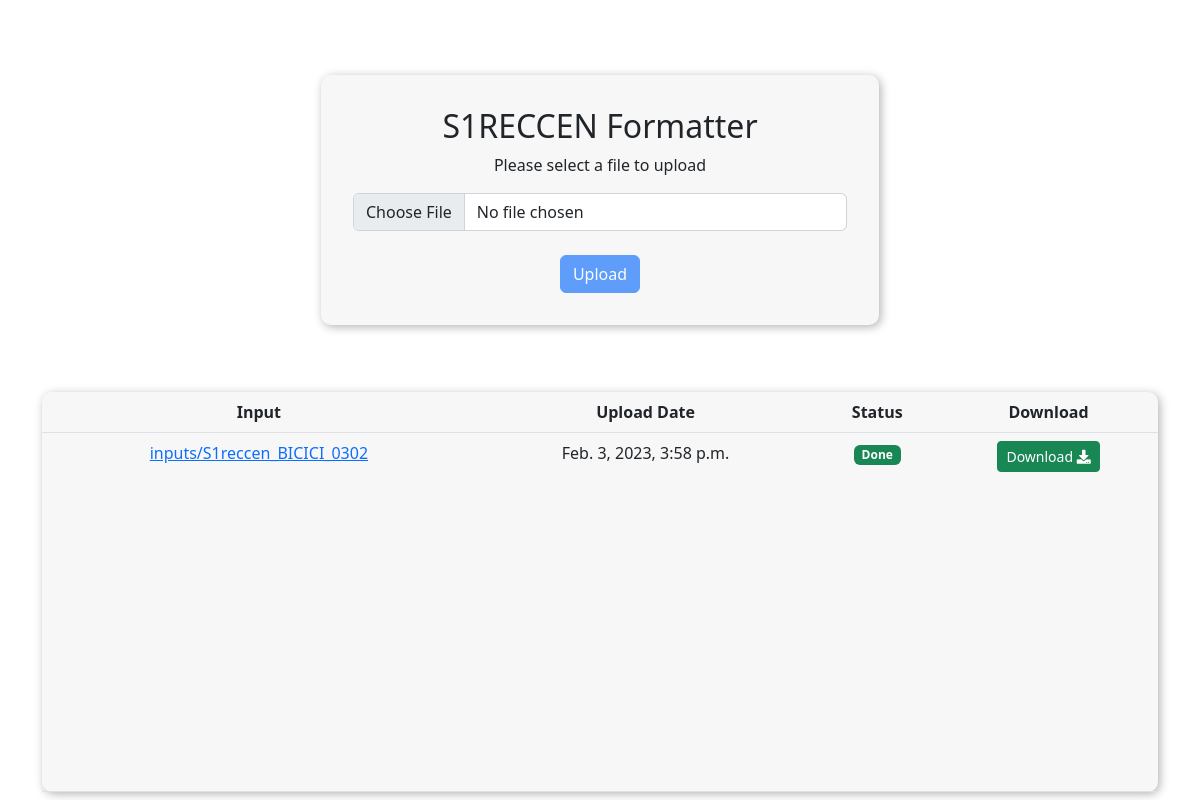
Before: / with the older database file.
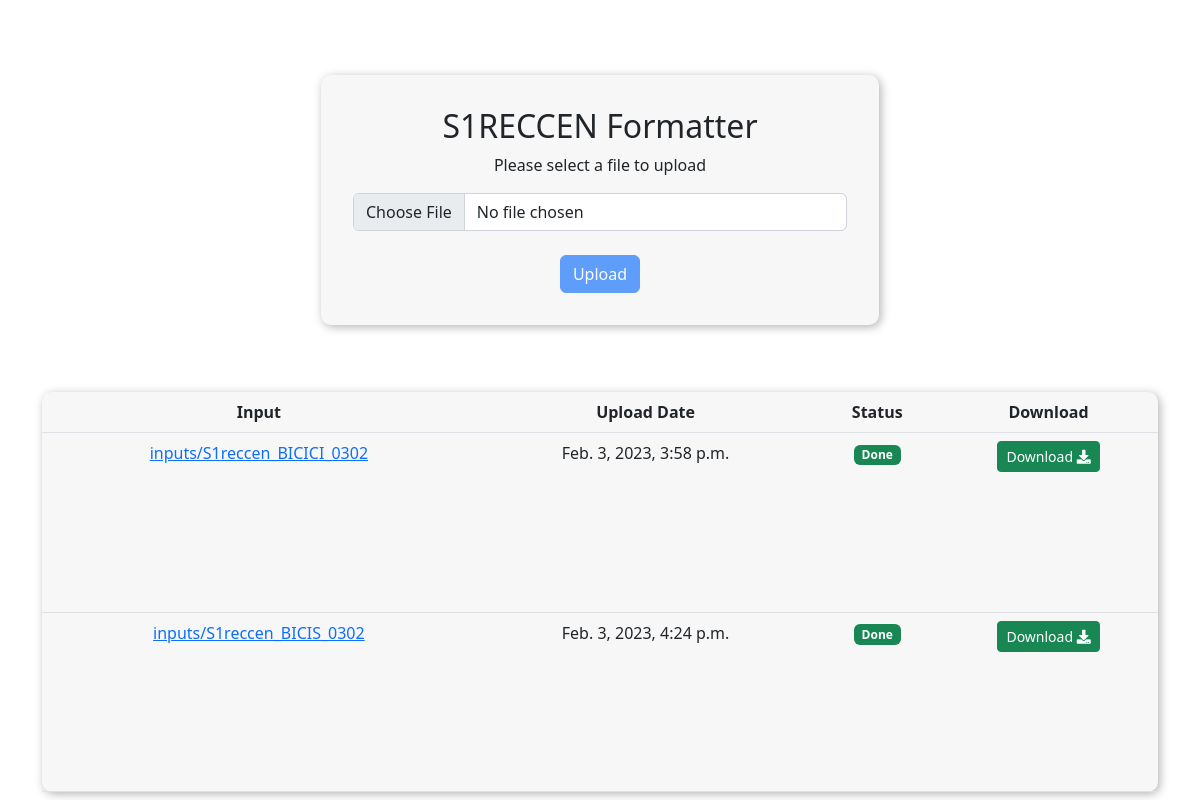
After: the same page with the newer database file.
### main/models.py (models this page shows, shortened)
class Input(models.Model):
    file = models.FileField(verbose_name="Fichier brut", upload_to="inputs")
    status = models.CharField(max_length=10, choices=STATUS, default="0")
    timestamp = models.DateTimeField(auto_now_add=True)

### main/views.py (the view)
# urls.py: path("", home, name="homepage"),
def home(request):
    if request.method == "POST":
        file = request.FILES.get("file_kw")
        Input.objects.create(file=file)
        return redirect("homepage")
    inputs = Input.objects.all()
    inputs_data = []
    if inputs:
        for input_instance in inputs:
            if input_instance.status == "2":
                output = Output.objects.get(input_fk=input_instance)
                ofile = output.file
                o_id = output.id
                otimestamp = output.file
            else:
                output = ""
                ofile = "N/A"
                o_id = "0"
                otimestamp = "N/A"
            inputs_data.append(
                {
                    "input_file": input_instance.file,
                    "input_timestamp": input_instance.timestamp,
                    "input_status": input_instance.status,
                    "output_file": ofile,
                    "output_id": o_id,
                    "output_timestamp": otimestamp,
                }
            )
    return render(
        request,
        "main/index.html",
        {
            "inputs_data": inputs_data,
        },
    )

### main/templates/main/index.html (shortened to what this page needs)
<!DOCTYPE html>
<html>
<head>
    <link rel="stylesheet" href="https://cdn.jsdelivr.net/npm/bootstrap@5.2.3/dist/css/bootstrap.min.css"
>
    <link rel="stylesheet" href="https://use.fontawesome.com/releases/v5.14.0/css/all.css">
</head>
<body>
    <div class="container">
        <form enctype='multipart/form-data' method='post'>
            <h2>S1RECCEN Formatter</h2>
            <p>Please select a file to upload</p>
            <input type='file' name='file_kw' class="form-control" onchange="checkFile(this)">
            <br>
            <input type='submit' value='Upload' class="btn btn-primary" id="submit-button" disabled>
        </form>
    </div>
    <div class="container">
        <table class="table">
            <thead>
                <tr>
                    <th>Input</th>
                    <th>Upload Date</th>
                    <th>Status</th>
                    <th>Download</th>
                </tr>
            </thead>
            <tbody>
                {% for data in inputs_data %}
                <tr>
                    <td><a href="{{ data.input_file.url }}">{{ data.input_file.name }}</a></td>
                    <td>{{ data.input_timestamp }}</td>
                    <td>
                        {% if data.input_status == "0" %}
                            <span class="badge bg-dark">Pending</span>
                        {% elif data.input_status == "1" %}
                            <span class="badge bg-warning text-dark">Processing</span>
                        {% else %}
                            <span class="badge bg-success">Done</span>
                        {% endif %}
                    </td>
                    <td>
                        {% if data.input_status == "2" %}
                        <a href="{% url 'download_output' data.output_id %}"><button type="button" class="btn btn-sm btn-success">
                            Download <i class="fas fa-download"></i>
                        </button></a>
                        {% else %}
                        <a href="/"><button type="button" class="btn btn-sm btn-primary">
                            Refresh <i class="fas fa-sync-alt"></i>
                        </button></a>
                        {% endif %}
                    </td>
                  </tr>
                {% endfor %}
            </tbody>
        </table>
    </div>
</body>
</html>

### main/templates/main/index.html (style rules this page uses)
.container { display: flex; justify-content: center; align-items: center; height: 50vh; }
form { width: 50%; padding: 2rem; background-color: #f7f7f7; border-radius: 10px; box-shadow: 2px 2px 10px rgba(0, 0, 0, 0.3); text-align: center; }
table { width: 50%; height: 100%; padding: 2rem; background-color: #f7f7f7; border-radius: 10px; box-shadow: 2px 2px 10px rgba(0, 0, 0, 0.3); text-align: center; }

Changed rows visible on the page:
added Input: input_file.name "inputs/S1reccen_BICIS_0302", input_timestamp "Feb. 3, 2023, 4:24 p.m."
